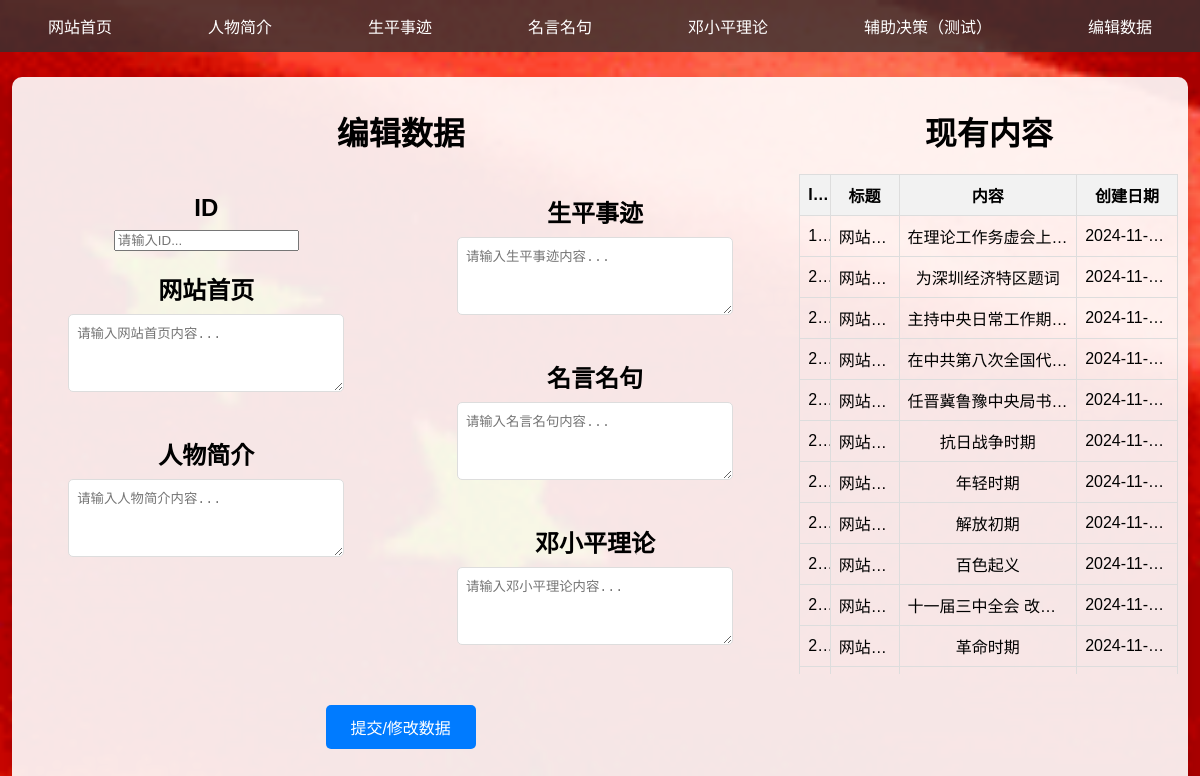
Page /edit_data (signed in) on the committed database.
### models.py (models this page shows)
class Section(db.Model):
    __tablename__ = 'sections'
    id = db.Column(db.Integer, primary_key=True)
    section_title = db.Column(db.String(200), nullable=False)  # 章节标题
    section_content = db.Column(db.Text, nullable=True)  # 内容可以为空
    image_path = db.Column(db.String(300), nullable=True)  # 新增字段，存储图片路径
    parent_id = db.Column(db.Integer, db.ForeignKey('sections.id'), nullable=True)  # 父章节
    order = db.Column(db.Integer, nullable=False)  # 章节顺序
    type = db.Column(db.String(50), nullable=False)  # 标识板块类型 (bio, life_story, etc.)
    created_at = db.Column(db.DateTime, default=datetime.now(pytz.timezone('Asia/Shanghai')))
    parent = db.relationship('Section', remote_side=[id], backref='subsections')

### app.py (the view, shortened to what this page needs)
@app.route('/edit_data', methods=['GET', 'POST'])
def edit_data():
    username = request.cookies.get('username')
    if username not in ['sqy']:
        return redirect('/welcome')
    sections = Section.query.order_by(Section.order.asc(), Section.id.asc()).all()
    return render_template('edit_data.html',
                           sections=sections)

### templates/edit_data.html (shortened to what this page needs)
<!DOCTYPE html>
<html lang="en">
<head>
    <link rel="stylesheet" href="/static/welcome.css">
</head>
<body>
    <nav class="navbar">
        <ul>
            <li><a href="/">网站首页</a></li>
            <li><a href="/bio">人物简介</a></li>
            <li><a href="/life_story">生平事迹</a></li>
            <li><a href="/quotes">名言名句</a></li>
            <li><a href="/theory">邓小平理论</a></li>
            <li><a href="/decision_support">辅助决策（测试）</a></li>
            <li><a href="/edit_data">编辑数据</a></li>
        </ul>
    </nav>
    <div class="content">
        <div style="display: flex;">
            <div style="flex: 2; margin-right: 20px;">
                <h1>编辑数据</h1>
                <form action="/edit_data" method="POST">
                    <div class="form-container">
                        <div class="form-column">
                            <h2>ID</h2>
                            <input type="text" name="section_id" placeholder="请输入ID...">
                            <h2>网站首页</h2>
                            <textarea name="homepage_content" rows="4" placeholder="请输入网站首页内容..."></textarea>
                            <h2>人物简介</h2>
                            <textarea name="bio_content" rows="4" placeholder="请输入人物简介内容..."></textarea>
                        </div>
                        <div class="form-column">
                            <h2>生平事迹</h2>
                            <textarea name="life_story_content" rows="4" placeholder="请输入生平事迹内容..."></textarea>
                            <h2>名言名句</h2>
                            <textarea name="quotes_content" rows="4" placeholder="请输入名言名句内容..."></textarea>
                            <h2>邓小平理论</h2>
                            <textarea name="theory_content" rows="4" placeholder="请输入邓小平理论内容..."></textarea>
                        </div>
                    </div>
                    <br><br>
                    <button type="submit">提交/修改数据</button>
                </form>
            </div>
            <div style="flex: 1;">
                <h1>现有内容</h1>
                <div class="scrollable-list">
                    <table>
                        <thead>
                            <tr>
                                <th>ID</th>
                                <th>标题</th>
                                <th>内容</th>
                                <th>创建日期</th>
                            </tr>
                        </thead>
                        <tbody>
                            {% for section in sections %}
                                <tr>
                                    <td>{{ section.id }}</td>
                                    <td>{{ section.section_title }}</td>
                                    <td>{{ section.section_content|safe }}</td>
                                    <td>{{ section.created_at }}</td>
                                </tr>
                            {% endfor %}
                        </tbody>
                    </table>
                </div>
            </div>
        </div>
    </div>
</body>
</html>

### static/welcome.css (style rules this page uses)
.navbar { background-color: rgba(51, 51, 51, 0.8); overflow: hidden; width: 100%; position: fixed; top: 0; left: 0; z-index: 1000; }
.navbar ul { list-style-type: none; margin: 0; padding: 0; display: flex; justify-content: space-around; }
.navbar ul li { padding: 14px 20px; }
.navbar ul li a { color: white; text-align: center; text-decoration: none; display: block; font-size: 16px; }
body { font-family: Arial, sans-serif; background-image: url("/static/images/国旗.gif"); background-size: cover; background-position: center; background-repeat: no-repeat; color: #000000; display: flex; flex-direction: column; justify-content: center; align-items: center; height: 100vh; margin: 10px; padding-top: 50px; }
.content { text-align: center; background-color: rgba(255, 255, 255, 0.9); padding: 10px; border-radius: 10px; box-shadow: 0 4px 8px rgba(0, 0, 0, 0.1); min-height: 98vh; width: 98vw; box-sizing: border-box; margin: 10px; display: flex; flex-direction: column; }
h1 { margin-bottom: 20px; }
button { padding: 10px 20px; background-color: #007bff; color: white; border: none; border-radius: 5px; cursor: pointer; font-size: 16px; width: auto; min-width: 150px; max-width: 300px; text-align: center; transition: background-color 0.3s ease, transform 0.2s ease; display: block; margin: 0 auto; }
.scrollable-list { max-height: 500px; overflow-y: auto; overflow-x: auto; }
table { width: 100%; border-collapse: collapse; white-space: nowrap; table-layout: fixed; }
th, td { border: 1px solid #ddd; padding: 8px; word-wrap: normal; white-space: nowrap; overflow: hidden; text-overflow: ellipsis; }
th { background-color: #f2f2f2; text-align: center; }
.form-container { display: flex; justify-content: space-between; }
.form-column { flex: 1; margin-right: 20px; }
.form-column:last-child { margin-right: 0; }
.form-column h2 { margin-bottom: 8px; }
textarea { width: 70%; padding: 8px; margin-bottom: 20px; border-radius: 5px; border: 1px solid #ddd; }

### templates/edit_data.html (style rules this page uses)
th:nth-child(1), td:nth-child(1) { width: 5%; }
th:nth-child(2), td:nth-child(2) { width: 17%; }
th:nth-child(3), td:nth-child(3) { width: 51%; }
th:nth-child(4), td:nth-child(4) { width: 27%; }

### rows in the picture
Section: section_title "网站…", section_content "在理论工作务虚会上…", created_at "2024-11-…"
Section: section_title "网站…", section_content "为深圳经济特区题词", created_at "2024-11-…"
Section: section_title "网站…", section_content "主持中央日常工作期…", created_at "2024-11-…"
Section: section_title "网站…", section_content "在中共第八次全国代…", created_at "2024-11-…"
Section: section_title "网站…", section_content "任晋冀鲁豫中央局书…", created_at "2024-11-…"
Section: section_title "网站…", section_content "抗日战争时期", created_at "2024-11-…"
Section: section_title "网站…", section_content "年轻时期", created_at "2024-11-…"
Section: section_title "网站…", section_content "解放初期", created_at "2024-11-…"
Section: section_title "网站…", section_content "百色起义", created_at "2024-11-…"
Section: section_title "网站…", section_content "十一届三中全会 改…", created_at "2024-11-…"
Section: section_title "网站…", section_content "革命时期", created_at "2024-11-…"
